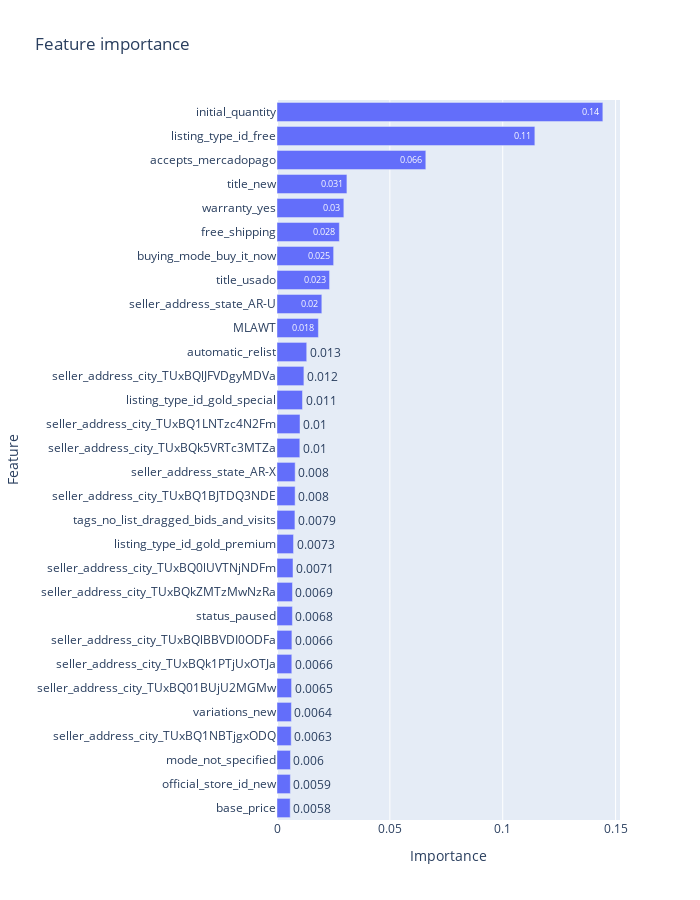

The notebook cell this image was saved under:
### Code cell
fig = px.bar(pd_features_importance.head(30).sort_values('importance',ascending=True),
                x='importance',
                y='features',
                labels={'features':'Feature',
                        'importance':'Importance',
                        },
                title = 'Feature importance',
                text_auto='.2',
                height=900,
                width=700

)
fig.show()

### Figure 1 — Plotly figure (JSON) as saved in the notebook; plotly's stock layout.template omitted (floating-point values rounded to 4 significant figures)
{"data": [{"alignmentgroup": "True", "hovertemplate": "Importance=%{x}<br>Feature=%{y}<extra></extra>", "legendgroup": "", "marker": {"color": "#636efa", "pattern": {"shape": ""}}, "name": "", "offsetgroup": "", "orientation": "h", "showlegend": false, "textposition": "auto", "texttemplate": "%{x:.2}", "type": "bar", "x": [0.005846, 0.005924, 0.005968, 0.00629, 0.006385, 0.006458, 0.006558, 0.006599, 0.006825, 0.006852, 0.007098, 0.007324, 0.007944, 0.008027, 0.008048, 0.01011, 0.01019, 0.0113, 0.01192, 0.01317, 0.01834, 0.01986, 0.02329, 0.02509, 0.02762, 0.02962, 0.03097, 0.06593, 0.1142, 0.1444], "xaxis": "x", "y": ["base_price", "official_store_id_new", "mode_not_specified", "seller_address_city_TUxBQ1NBTjgxODQ", "variations_new", "seller_address_city_TUxBQ01BUjU2MGMw", "seller_address_city_TUxBQk1PTjUxOTJa", "seller_address_city_TUxBQlBBVDI0ODFa", "status_paused", "seller_address_city_TUxBQkZMTzMwNzRa", "seller_address_city_TUxBQ0lUVTNjNDFm", "listing_type_id_gold_premium", "tags_no_list_dragged_bids_and_visits", "seller_address_city_TUxBQ1BJTDQ3NDE", "seller_address_state_AR-X", "seller_address_city_TUxBQk5VRTc3MTZa", "seller_address_city_TUxBQ1LNTzc4N2Fm", "listing_type_id_gold_special", "seller_address_city_TUxBQlJFVDgyMDVa", "automatic_relist", "MLAWT", "seller_address_state_AR-U", "title_usado", "buying_mode_buy_it_now", "free_shipping", "warranty_yes", "title_new", "accepts_mercadopago", "listing_type_id_free", "initial_quantity"], "yaxis": "y"}], "layout": {"barmode": "relative", "height": 900, "legend": {"tracegroupgap": 0}, "title": {"text": "Feature importance"}, "width": 700, "xaxis": {"anchor": "y", "domain": [0, 1], "title": {"text": "Importance"}}, "yaxis": {"anchor": "x", "domain": [0, 1], "title": {"text": "Feature"}}}}
